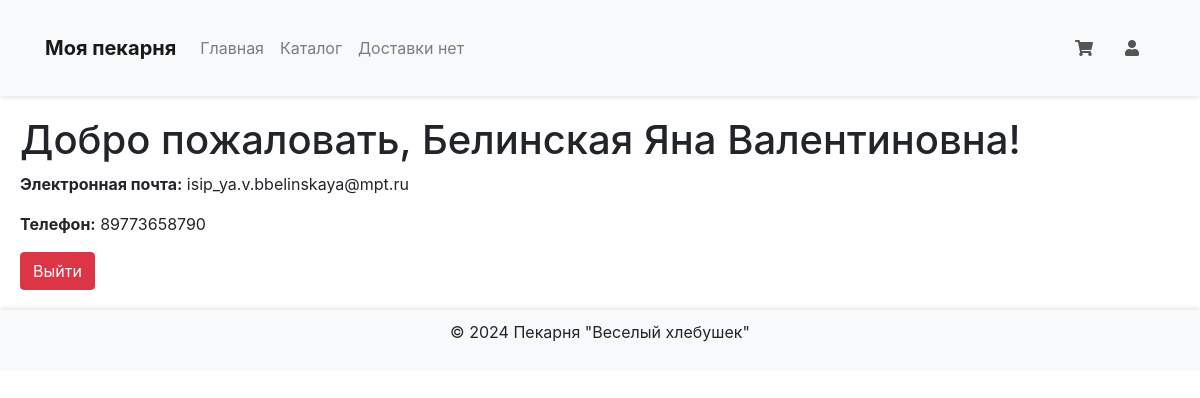
/profile/ (signed in), run on the app's committed database.
### bakery_app/models.py (models this page shows, shortened)
class Customer(AbstractUser):
    full_name = models.CharField(max_length=255)
    phone = models.CharField(max_length=15, unique=True)
    deliveries = models.ManyToManyField('Delivery', related_name='customers')
    @property
    def latest_delivery(self):
        return self.delivery_set.last()

### bakery_app/views.py (the view)
# urls.py: path('profile/', views.profile_view, name='profile'),  # Маршрут для страницы профиля
def profile_view(request):
    if not request.user.is_authenticated:
        return redirect('login')
    customer = request.user
    return render(request, 'bakery_app/profile.html', {'customer': customer})

### bakery_app/templates/bakery_app/profile.html (shortened to what this page needs)
{% extends 'bakery_app/base.html' %}
{% block content %}
<h1>Добро пожаловать, {{ customer.full_name }}!</h1>
<p><strong>Электронная почта:</strong> {{ customer.email }}</p>
<p><strong>Телефон:</strong> {{ customer.phone }}</p>
<a href="{% url 'logout' %}" class="btn btn-danger">Выйти</a>
{% endblock %}

### bakery_app/static/css/styles.css (style rules this page uses)
body { font-family: Arial, sans-serif; margin: 0; padding: 0; }

### data on the page
Customer: full_name "Белинская Яна Валентиновна", email "isip_ya.v.bbelinskaya@mpt.ru", phone "89773658790"
